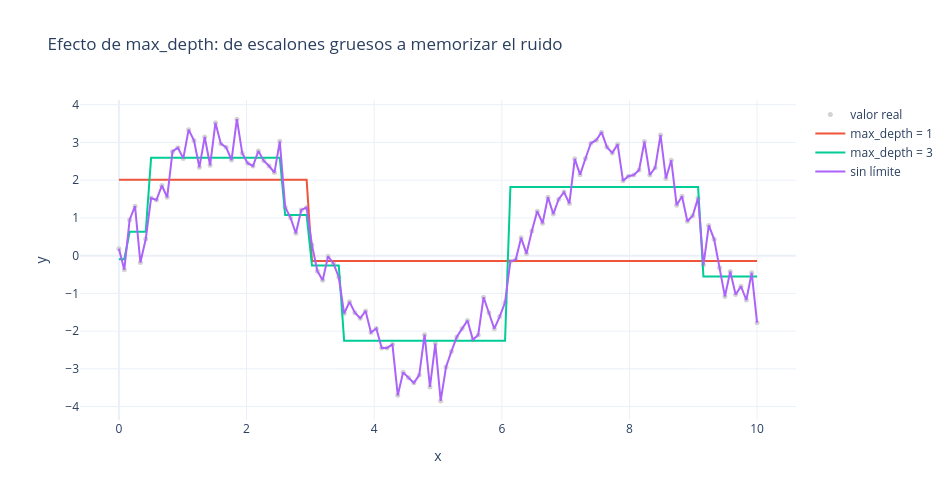

The notebook cell saved with this chart:
### Markdown cell above
## 3. El problema de los árboles: sobreajustan con facilidad

Si lo dejas crecer sin límite, el árbol seguirá partiendo hasta que **cada hoja tenga un solo caso**. En entrenamiento acierta todo; en datos nuevos, falla. Igual que KNN con k = 1, pero aquí es más fácil de ver.

### Code cell
import numpy as np
import plotly.express as px
from sklearn.tree import DecisionTreeRegressor

rng = np.random.default_rng(42)
x = np.linspace(0, 10, 120)
y = np.sin(x) * 3 + rng.normal(0, 0.6, 120)

datos = {'x': x, 'valor real': y}
for d in (1, 3, None):
    etiqueta = f'max_depth = {d}' if d else 'sin límite'
    datos[etiqueta] = DecisionTreeRegressor(max_depth=d, random_state=42).fit(x.reshape(-1, 1), y).predict(x.reshape(-1, 1))

fig = px.line(datos, x='x', y=[c for c in datos if c != 'x'],
              title='Efecto de max_depth: de escalones gruesos a memorizar el ruido',
              template='plotly_white', labels={'value': 'y', 'variable': ''})
fig.update_traces(selector={'name': 'valor real'}, mode='markers', marker=dict(size=5, color='lightgray'))
fig.update_layout(width=950, height=500)
fig.show()
